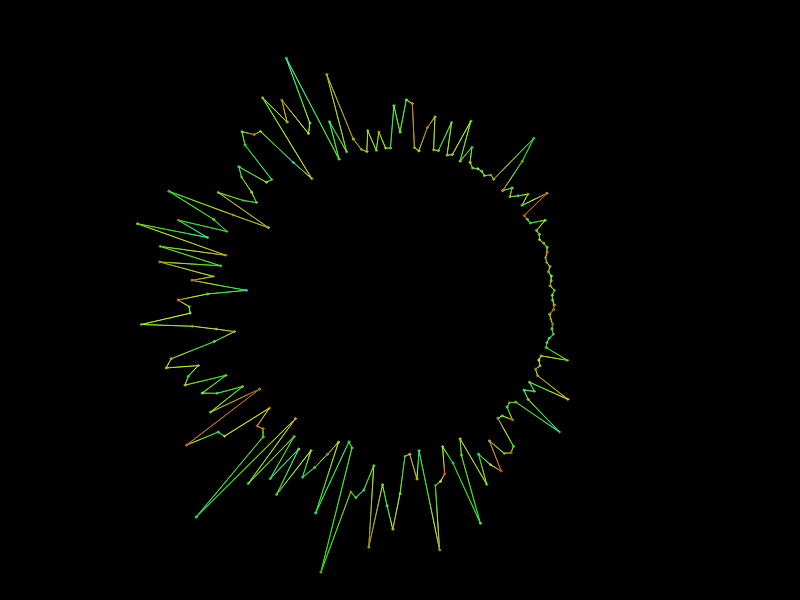
Frame 1 (no input)
Frame 60 (no input): identical to frame 1, image omitted
Frame 120 (the mouse pressed at the canvas centre since frame 60): identical to frame 1, image omitted

The p5.js sketch that drew this single still picture (run headless with seeded random() and noise() and a simulated clock; from frame 60 on, the mouse is pressed at the canvas centre):

// p5.js sketch
// ── sketch.js
const N = 200;  // 泡を構成する点の数
const m = 0.1;  // 各点の質量(kg)
const k = 0.01; // 隣り合う点間のばね定数
const l = 0.01; // 重心と各点間のばね定数
const pointRadius = 1; // 点の半径
const canvasWidth = 800; // キャンバスの幅
const canvasHeight = 600; // キャンバスの高さ
const offsetFrequency = 1; // 中心からmaxOffsetの距離をsinカーブで付与するときの周波数
const dt = 0.1; // 時間の刻み幅
const P = 10; // 角度のずれの最大値を決めるパラメータ
const Q = 30; // 中心からの距離のずれの最大値を決めるパラメータ

let points = [];
let velocities = [];
let springs = [];
let centerPoint;
let bubbleRadius;
let isSimulating = false;

let pointColors = [];
let lineColors = [];

let minHue = 0;   // 色相の最小値（0から360の範囲）
let maxHue = 180; // 色相の最大値（0から360の範囲）

function setup() {
  createCanvas(canvasWidth, canvasHeight);
  bubbleRadius = min(canvasWidth, canvasHeight) / 4;
  centerPoint = createVector(0, 0);
  colorMode(HSB, 360, 100, 100); // カラーモードをHSBに変更
  initializeColors();
  initializeBubble();
}

function draw() {
  background(0);
  translate(width / 2, height / 2);

  if (isSimulating) {
    updateBubble();
  }

  drawBubble();
}

function mouseClicked() {
  if (!isSimulating) {
    initializeBubble();
    isSimulating = true;
  } else {
    isSimulating = false;
  }
}

function initializeBubble() {
  points = [];
  velocities = [];
  springs = [];

  for (let i = 0; i < N; i++) {
    let angle = i * (TWO_PI / N);
    let point = createVector(bubbleRadius * cos(angle), bubbleRadius * sin(angle));
    point = applyRandomOffset(point, angle);
    
    // applyAngleBasedOffsetを複数回適用
    for (let j = 0; j < 3; j++) {
      let startAngle = random(0, PI);
      let endAngle = random(startAngle, TWO_PI);
      let maxOffset = bubbleRadius * random(0.1, 0.5);
      point = applyAngleBasedOffset(point, angle, startAngle, endAngle, maxOffset);
    }
    
    points.push(point);
    velocities.push(createVector(0, 0));
  }

  for (let i = 0; i < N; i++) {
    let spring1 = createSpring(i, (i + 1) % N, k, bubbleRadius * (2 * sin(PI / N)));
    let spring2 = createSpring(i, (i - 1 + N) % N, k, bubbleRadius * (2 * sin(PI / N)));
    springs.push(spring1, spring2);
  }
}

function applyRandomOffset(point, angle) {
  let offsetAngle = random(0, TWO_PI / (N * P));
  let offsetRadius = random(0, bubbleRadius / Q);
  let x = point.x + offsetRadius * cos(angle + offsetAngle);
  let y = point.y + offsetRadius * sin(angle + offsetAngle);
  return createVector(x, y);
}

function applyAngleBasedOffset(point, angle, startAngle, endAngle, maxOffset) {
  let offset = 0;
  if (angle >= startAngle && angle <= endAngle) {
    let normalizedAngle = (angle - startAngle) / (endAngle - startAngle);
    offset = maxOffset * Math.sin(normalizedAngle * PI * offsetFrequency);
  }

  let x = point.x + offset * cos(angle);
  let y = point.y + offset * sin(angle);
  return createVector(x, y);
}

function updateBubble() {
  centerPoint = calculateCenterPoint();

  for (let i = 0; i < N; i++) {
    let springForce = calculateSpringForce(i);
    let centerForce = p5.Vector.sub(centerPoint, points[i]);
    let distanceToCenter = centerForce.mag();
    centerForce.normalize();
    centerForce.mult(l * (distanceToCenter - bubbleRadius));
    let totalForce = p5.Vector.add(springForce, centerForce);
    let acceleration = p5.Vector.div(totalForce, m);
    velocities[i].add(p5.Vector.mult(acceleration, dt));
    points[i].add(p5.Vector.mult(velocities[i], dt));
  }
}

function calculateCenterPoint() {
  let sum = createVector(0, 0);
  for (let i = 0; i < N; i++) {
    sum.add(points[i]);
  }
  return sum.div(N);
}

function calculateSpringForce(index) {
  let force = createVector(0, 0);
  for (let i = 0; i < springs.length; i++) {
    let spring = springs[i];
    if (spring.startIndex === index) {
      force.add(calculateForce(points[spring.startIndex], points[spring.endIndex], spring.k, spring.restLength));
    } else if (spring.endIndex === index) {
      force.add(calculateForce(points[spring.endIndex], points[spring.startIndex], spring.k, spring.restLength));
    }
  }
  return force;
}

function calculateForce(startPoint, endPoint, k, restLength) {
  let force = p5.Vector.sub(endPoint, startPoint);
  let distance = force.mag();
  let displacement = distance - restLength;
  force.normalize();
  force.mult(k * displacement);
  return force;
}

function createSpring(startIndex, endIndex, k, restLength) {
  return {
    startIndex: startIndex,
    endIndex: endIndex,
    k: k,
    restLength: restLength
  };
}

function initializeColors() {
  pointColors = [];
  lineColors = [];

  for (let i = 0; i < N; i++) {
    pointColors.push(getColorInRange(minHue, maxHue));
  }

  for (let i = 0; i < N; i++) {
    lineColors.push(getColorInRange(minHue, maxHue));
  }
}

function getColorInRange(minHue, maxHue) {
  let hue = random(minHue, maxHue);
  let saturation = random(80, 100); // 彩度の範囲を指定（80から100）
  let brightness = random(80, 100); // 明度の範囲を指定（80から100）
  return color(hue, saturation, brightness);
}

function drawBubble() {
  noFill();

  beginShape();
  for (let i = 0; i < N; i++) {
    let point = points[i];
    let pointColor = pointColors[i];
    stroke(pointColor);
    circle(point.x, point.y, pointRadius * 2);
    vertex(point.x, point.y);
  }
  endShape(CLOSE);

  for (let i = 0; i < N; i++) {
    let startPoint = points[i];
    let endPoint = points[(i + 1) % N];
    let startColor = lineColors[i];
    let endColor = lineColors[(i + 1) % N];
    drawGradientLine(startPoint, endPoint, startColor, endColor);
  }
}

function drawGradientLine(startPoint, endPoint, startColor, endColor) {
  let distance = p5.Vector.dist(startPoint, endPoint);
  let stepSize = 1;
  let stepCount = distance / stepSize;

  for (let i = 0; i < stepCount; i++) {
    let t = i / stepCount;
    let x = lerp(startPoint.x, endPoint.x, t);
    let y = lerp(startPoint.y, endPoint.y, t);
    let interpolatedColor = lerpColor(startColor, endColor, t);
    stroke(interpolatedColor);
    point(x, y);
  }
}
